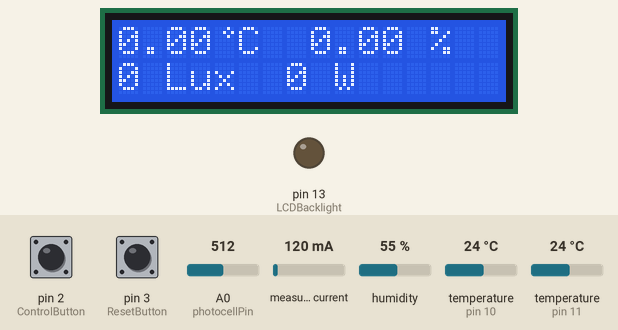
Simulated run of this sketch. Board: Arduino Leonardo, built with avr-gcc and run on an emulated ATmega32U4. Parts: 16×2 character LCD, output pins drawn as LEDs (lit = HIGH). Inputs (shaded band) come from the test bench; at power-on: pin 2 (ControlButton) LOW, pin 3 (ResetButton) LOW, A0 (photocellPin) = 512, measured current 120 mA, humidity 55 %, temperature (sensors on pin 10, pin 11) 24 °C.

Above: at 2.2 s.
2.3 s: pin 2 (ControlButton) pulled HIGH for 3 s
At 3.3 s:
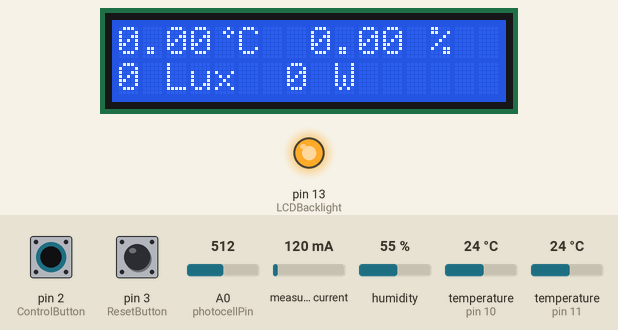
9.6 s: pin 2 (ControlButton) pulled HIGH for 3 s
At 10.1 s:
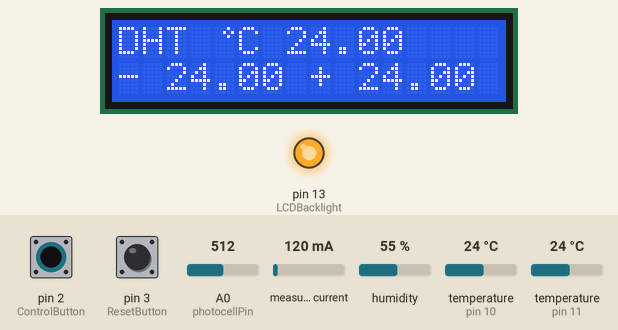
16.9 s: pin 2 (ControlButton) pulled HIGH for 3 s
At 18.1 s:
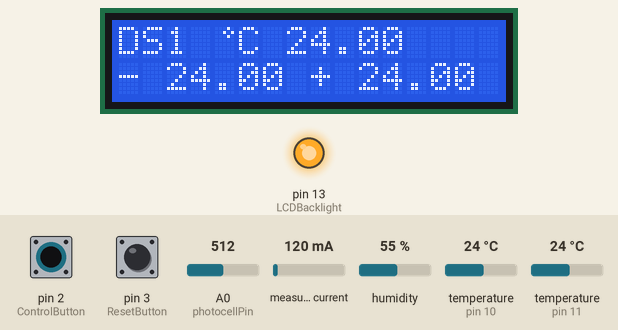
24.2 s: pin 2 (ControlButton) pulled HIGH for 3 s
At 24.9 s:
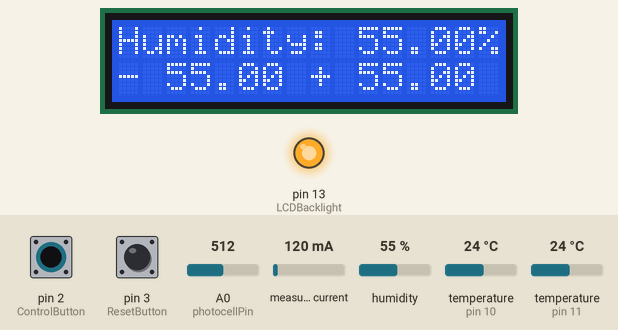
31.5 s: pin 2 (ControlButton) pulled HIGH for 3 s
At 31.8 s:
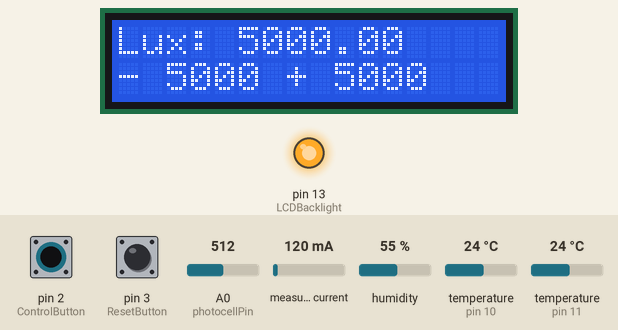
38.8 s: pin 2 (ControlButton) pulled HIGH for 3 s
At 39.6 s:
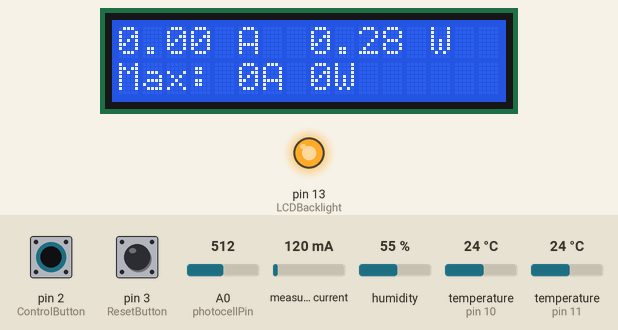
Timing chart, 0 to 41.8 s (numbered marks = the images above; inputs shaded):
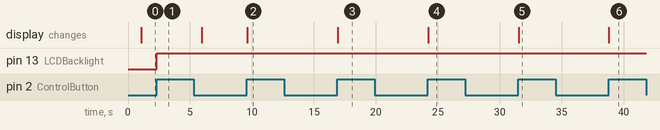

The sketch:

Sensorita.ino
```cpp
// -*-c++-*-

/*
 * Collect sensor data, display on LCD and
 * send via HW-Serial to Leonardo (see EtherLog.ino),
 * which then uploads it to Django.
 *
 * Target platform: Arduino Micro
 */

#include <Wire.h>
#include <OneWire.h>
#include <DallasTemperature.h>
#include <LiquidCrystal.h>
#include <EmonLib.h>
#include "DHT.h"
#include "Sensors.h"

#include <avr/wdt.h>

// how long are we running
long uptime = 0;
const int MAXUP = 86400;

// temp+humidity sensor
#define DHTPIN 11
#define DHTTYPE DHT22
DHT dht(DHTPIN, DHTTYPE);


// current sensor
EnergyMonitor emon;
const int CurrentPin = 1; // analog pin1


// DS1820 Dallas Temp Seonsors
// Specify the same count on all 3 variables
int TempPins = 5;
DeviceAddress DallasAddresses[4];


// Dallas Onewire patched to:
#define ONE_WIRE_BUS 10
OneWire oneWire(ONE_WIRE_BUS);
DallasTemperature dallas(&oneWire);


// our sensor storage
Sensor SensorsT[5]; // DS1820 + DHT22 Temp sensor
Sensor SensorL;     // LDR light sensor
Sensor SensorH;     // DHT22 humidity sensor
EmonSensor SensorP;  // SCT13 power sensor

// LCD Pins, patched to:
//                RS, E, D4, D5, D6, D7
LiquidCrystal lcd(7,  8, 9,  4,  5,  6);

// LCD backlight transistor patched to:
const int LCDBacklight = 13;

// custom ° char
byte deg[8] = { 0x2,0x5,0x2,0x0,0x0,0x0,0x0 };

// LDR patch and vars
const int photocellPin = 0;
int photocellReading;
float ref = 1.0;
float vout;

// control button patched to:
const int ControlButton = 2;
const int ResetButton   = 3;

// arduino micro pin => interrupt mappings:
// interrupt   |  pin
//         0   |  3
//         1   |  2
//         2   |  0
//         3   |  1
const int ControlInterrupt = 1;
const int ResetInterrupt   = 0;


// timer constants (seconds)
const unsigned long BacklightTimeout = 60000; // 1 minute = 60 * 1000
volatile unsigned long LCDTimer     = 0;
volatile unsigned long LCDMoment    = 0;
bool BacklightOn = false;

// menu mode: 0 = main, 1..n = sensor details
int MenuMode, PreviousMode          = 0;

// various menu modi we support
int MenuMain, MenuLightsOn, MenuLux, MenuHumidity, MenuCurrent = 0;

// when to read sensors, milliseconds
const unsigned long SensorReadIntervall = 5000; // every 5 seconds
const unsigned long LogIntervall        = 60000; // every 1 minute
unsigned long SensorTimer     = 0;
unsigned long SensorMoment    = 0;
unsigned long LogTimer        = 0;
unsigned long LogMoment       = 0;

// WDT state
unsigned long WdtState = 0;


void reboot () {
  asm volatile ("  jmp 0");
}

void control_pressed() {
 // invoked on key press interrupt
 if(MenuMode == MenuCurrent) {
   if(BacklightOn) {
     MenuMode = MenuLightsOn;
   }
   else {
     MenuMode = 0;
   }
 }
 else {
   MenuMode++;
 }

 // and reset backlight timeout
 LCDTimer = LCDMoment;
}


void setup()   {
  Serial1.begin(9600);
  while (!Serial1) ;

  // connect the lcd
  lcd.createChar(0, deg);
  lcd.begin(16, 2);
  delay(1000);

  // initialize dallas temperature sensors
  dallas.begin();

  //initialize the dht22
  dht.begin();

  // how many of them do we have?
  TempPins = dallas.getDeviceCount() + 1;

  // initialize sensor structs
  // DHT = 0
  for(int id=0; id<TempPins+1; id++) {
    SensorsT[id].current = 0;
    SensorsT[id].min     = 0;
    SensorsT[id].max     = 0;
  }
  SensorL.current = 0;
  SensorL.min     = 0;
  SensorL.max     = 0;

  SensorH.current = 0;
  SensorH.min     = 0;
  SensorH.max     = 0;

  SensorP.AmpereCurrent = 0;
  SensorP.AmpereMin     = 0;
  SensorP.AmpereMax     = 0;
  SensorP.WattsCurrent  = 0;
  SensorP.WattsMin      = 0;
  SensorP.WattsMax      = 0;

  // calculate menu poins
  MenuLightsOn = 1;
  MenuHumidity = TempPins     + 2; // lightson + dht
  MenuLux      = MenuHumidity + 1;
  MenuCurrent  = MenuLux      + 1;

  // various pins
  pinMode(ControlButton, INPUT);
  pinMode(ResetButton, INPUT);
  pinMode(LCDBacklight, OUTPUT);

  // use interrupts for user buttons
  attachInterrupt(ControlInterrupt, control_pressed, RISING);
  attachInterrupt(ResetInterrupt, reboot,   RISING);

  // initialize current sensor
  emon.current(CurrentPin, 111.1);

  // enable 2 seconds watchdog timer.
  // takes some time to collect everything due to sampling etc
  wdt_enable(WDTO_2S);
}


void get_dallas () {
  // fetch all dallas DS1820 temperature readings
  dallas.requestTemperatures();
  for (int id=1; id < TempPins; id++) {
    SensorsT[id].current = dallas.getTempCByIndex(id - 1); // dallas starts count from 0
    if(SensorsT[id].current < 70) {
      minmax_f(&SensorsT[id]);
    }
  }
}

void get_lux () {
  // fetch photocell reading and calculate lux
  photocellReading = analogRead(photocellPin);
  vout             = 0.0048828125 * photocellReading;
  SensorL.current  = 5000.0 / (ref * ((5.0 - vout) / vout));
  minmax_f(&SensorL);
}

void get_ampere () {
  // get SCT13 reading and calculate ampere and watts
  SensorP.AmpereCurrent = emon.calcIrms(1480) / 100;
  minmax_d(&SensorP);
}

void get_dht () {
  // get DHT22 temperature and humidity reading
  float t = dht.readTemperature();
  if (isnan(t)) {
    SensorsT[0].current = 0;
  }
  else {
    SensorsT[0].current = t;
  }
  float h = dht.readHumidity();
  if (isnan(h)) {
    SensorH.current = 0;
  }
  else {
    SensorH.current = h;
  }
  minmax_f(&SensorsT[0]);
  minmax_f(&SensorH);
}


void get_sensors () {
  // fetch all sensor readings
  get_dallas();
  get_lux();
  get_dht();
  get_ampere();
}

void printAddress(DeviceAddress deviceAddress) {
  for (uint8_t i = 0; i < 8; i++) {
    if (deviceAddress[i] < 16) lcd.print("0");
    lcd.print(deviceAddress[i], HEX);
  }
}

void log_sensors() {
  // log sensor values to TTL serial out
  for (int id=0; id<TempPins; id++) {
    Serial1.print(SensorsT[id].current);
    Serial1.print('/');
  }

  Serial1.print(SensorH.current);
  Serial1.print('/');

  Serial1.print(SensorL.current);
  Serial1.print('/');

  Serial1.print(SensorP.AmpereCurrent);
  Serial1.print('/');

  Serial1.print(SensorP.WattsCurrent);
  Serial1.print('/');

  Serial1.print(uptime);
  Serial1.println('/');
}

// Watchdog algorithm via
// http://www.ganssle.com/item/great-watchdog-timers.htm
void halt() {
 while(1);
}

void wdt_a() {
  if (WdtState != 0x5555) {
    // halt the watchdog, which leads to its timeout
    // and finally the system reset
    halt();
  }

  // works, unless the sun erupts
  WdtState += 0x1111;

  if (WdtState != 0x6666) {
    // what the what?!
    halt();
  }
}

void wdt_b() {
  if (WdtState != 0x8888) {
    // state calculations failed so we assume system failure.
    // halt the watchdog, which leads to its timeout
    // and finally the system reset
    halt();
  }
  else {
    // kick the dog
    wdt_reset();
  }

  WdtState = 0;

  if (WdtState != 0) {
    // what the what?!
    halt();
  }
}


void screen () {
  // print the lcd display. what will be displayed depends on
  // the value of MenuMode
  if (MenuMode == MenuMain || MenuMode == MenuLightsOn) {
    // main, display temp average and lux
    // FIXME: show rounded integers of all sensors here
    float SumTemp = 0;
    for (int id=0; id<TempPins; id++) {
      SumTemp += SensorsT[id].current;
    }
    SumTemp = SumTemp / TempPins; // average

    lcd.setCursor(0, 0);
    lcd.print(SumTemp);
    lcd.write((uint8_t)0);
    lcd.print("C  ");

    lcd.print(SensorH.current);
    lcd.print(" %");

    lcd.setCursor(0, 1);
    lcd.print((int)SensorL.current);
    lcd.print(" Lux  ");

    lcd.print(int(SensorP.WattsCurrent));
    lcd.print(" W   ");
  }
  else if (MenuMode == MenuLux) {
    // display lux sensors
    lcd.setCursor(0, 0);
    lcd.print("Lux: ");
    lcd.print(SensorL.current);
    lcd.print("            ");

    lcd.setCursor(0, 1);
    lcd.print("- ");
    lcd.print((int)SensorL.min);
    lcd.print(" + ");
    lcd.print((int)SensorL.max);
    lcd.print("       ");
  }
  else if (MenuMode > MenuLightsOn && MenuMode < MenuHumidity) {
    // one temp sensor per screen
    int id = MenuMode - 2;
    lcd.setCursor(0, 0);
    if(id == 0) {
      lcd.print("DHT");
    }
    else {
      lcd.print("DS");
      lcd.print(id);
    }
    lcd.print(" ");
    lcd.write((uint8_t)0);
    lcd.print("C ");

    lcd.print(SensorsT[id].current);
    lcd.print(" ");

    lcd.setCursor(0, 1);
    lcd.print("- ");
    lcd.print(SensorsT[id].min);
    lcd.print(" + ");
    lcd.print(SensorsT[id].max);
    lcd.print("   ");

    /*
    DeviceAddress tempDeviceAddress;
    if(dallas.getAddress(tempDeviceAddress, id)) {
      lcd.setCursor(0,1);
      printAddress(tempDeviceAddress);
    }
    */
  }
  else if(MenuMode == MenuHumidity) {
    // DHT Humidity display
    lcd.setCursor(0, 0);
    lcd.print("Humidity: ");
    lcd.print(SensorH.current);
    lcd.print("%    ");

    lcd.setCursor(0, 1);
    lcd.print("- ");
    lcd.print(SensorH.min);
    lcd.print(" + ");
    lcd.print(SensorH.max);
    lcd.print("     ");
  }
  else if(MenuMode == MenuCurrent) {
    // Watt + Ampere display
    lcd.setCursor(0, 0);
    lcd.print(SensorP.AmpereCurrent);
    lcd.print(" A  ");
    lcd.print(SensorP.WattsCurrent);
    lcd.print(" W    ");

    lcd.setCursor(0, 1);
    lcd.print("Max: ");
    lcd.print((int)SensorP.AmpereMax);
    lcd.print("A ");
    lcd.print((int)SensorP.WattsMax);
    lcd.print("W ");
  }
}


void loop(void) {
  // reset WDT state
  WdtState = 0x5555;
  wdt_a();

  // record current moments
  LCDMoment = SensorMoment = LogMoment = millis();

  // check if there is enough time gone, to re-check the sensors
  if (SensorMoment - SensorTimer > SensorReadIntervall) {
    get_sensors();
    SensorTimer = SensorMoment;
  }

  // the user pressed the control button, keep new state and clear screen
  if(MenuMode != PreviousMode) {
    lcd.clear();
    PreviousMode = MenuMode;
    digitalWrite(LCDBacklight, HIGH);
    BacklightOn = true;
    LCDTimer = LCDMoment;
  }

  // user action timeout (did not press any key after BackLightTimeout milliseconds
  // turn off backlight and fall back to main menu
  if(LCDMoment - LCDTimer > BacklightTimeout) {
    digitalWrite(LCDBacklight, LOW);
    BacklightOn = false;
    MenuMode = 0;
    if(MenuMode != PreviousMode) {
      lcd.clear();
    }
    PreviousMode = 0;
  }

  // log sensor values to serial1
  if (LogMoment - LogTimer > LogIntervall) {
    log_sensors();
    LogTimer = LogMoment;
  }

  // finally, re-paint the screen
  screen();

  // for debugging, put current menu
  //lcd.setCursor(15, 1);
  //lcd.print(MenuMode);

  if(uptime < MAXUP) {
    // log uptime in seconds
    uptime = millis() / 1000;
  }

  // hopefully reset WDT
  WdtState += 0x2222;
  wdt_b();
}
```

Measured:
- after the input at 2.3 s, pin 13 (LCDBacklight): LOW → HIGH at once
- after the input at 9.6 s, the display: changes at once (image 2)
- after the input at 16.9 s, the display: changes at once (image 3)
- after the input at 24.2 s, the display: changes at once (image 4)
- after the input at 31.5 s, the display: changes at once (image 5)
- after the input at 38.8 s, the display: changes at once (image 6)
